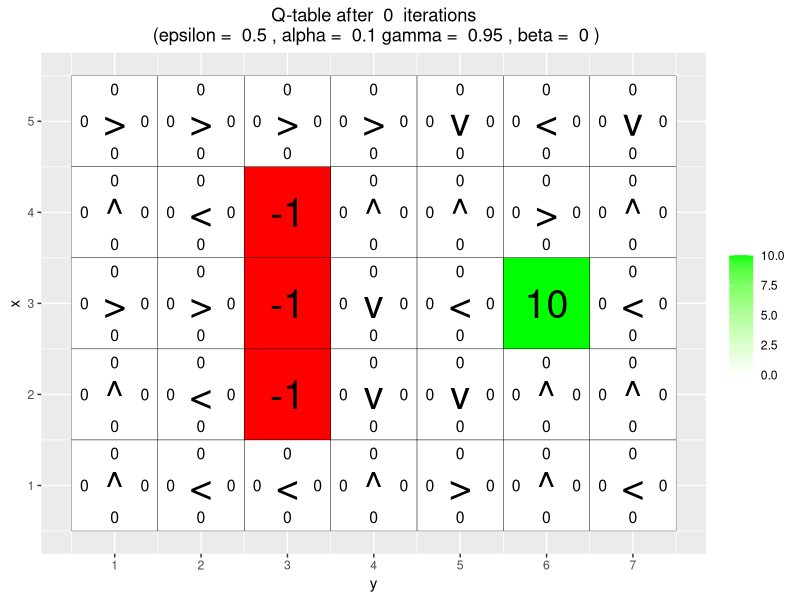
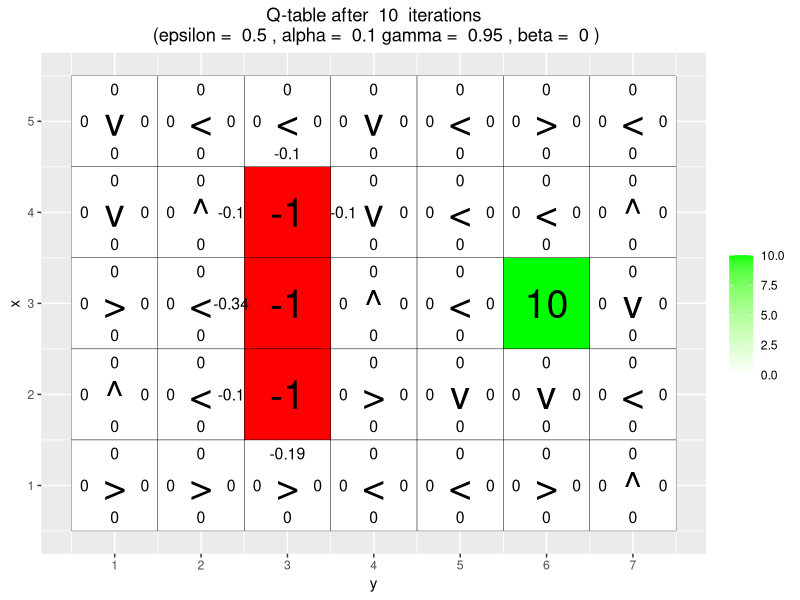
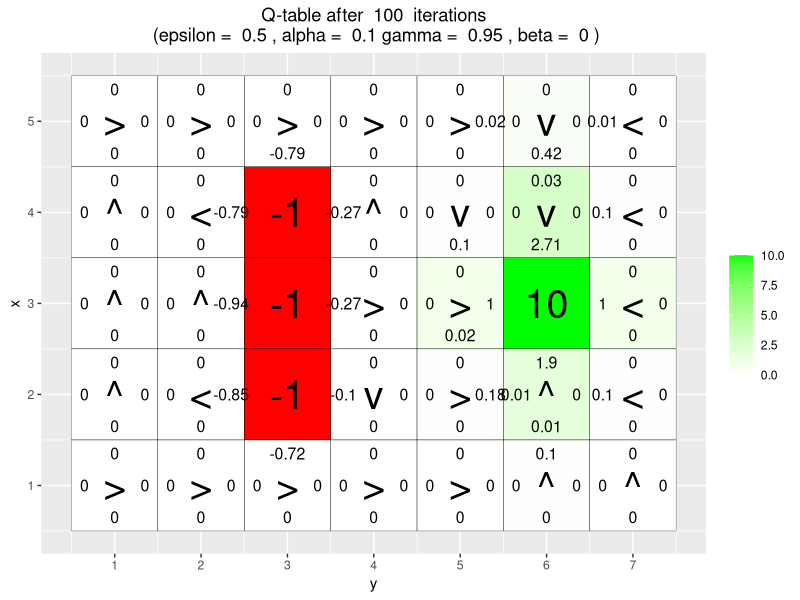
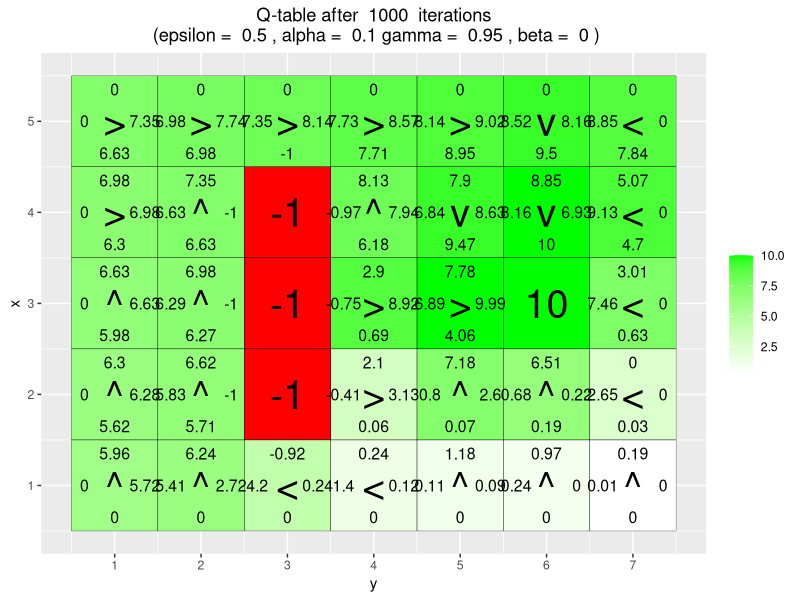
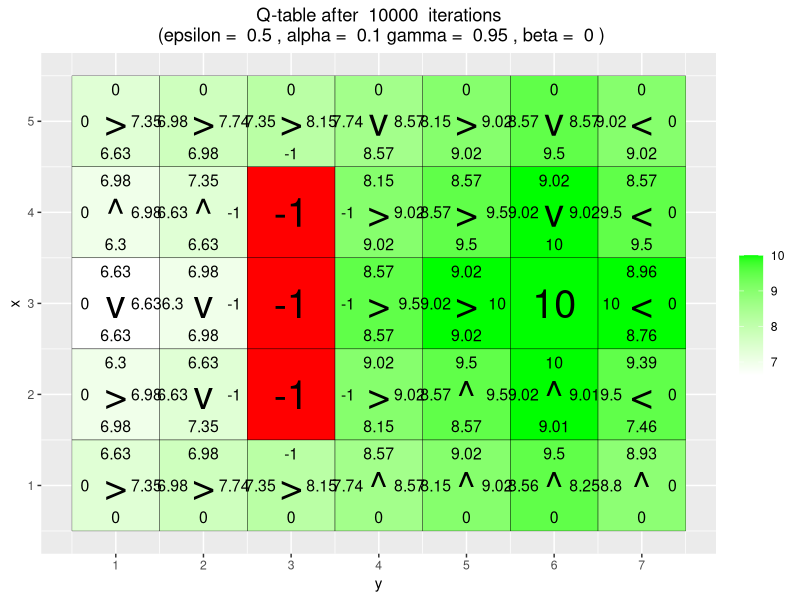
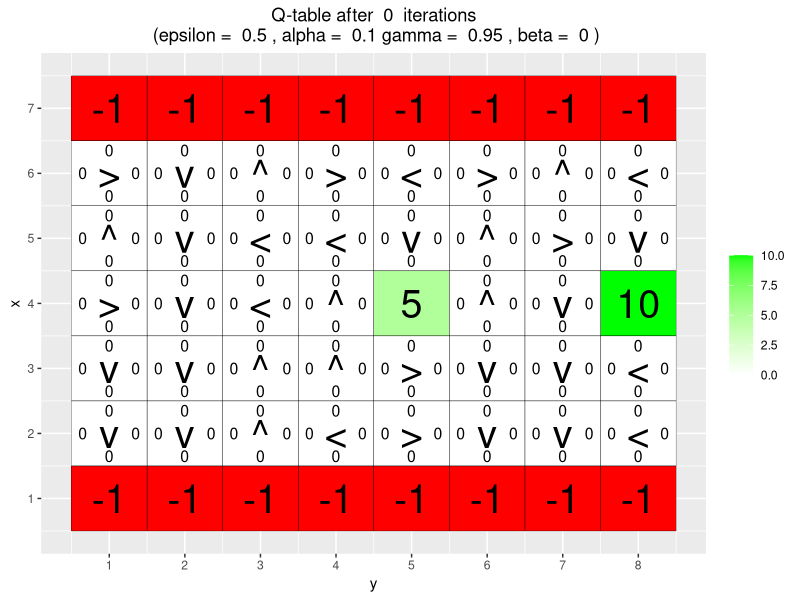
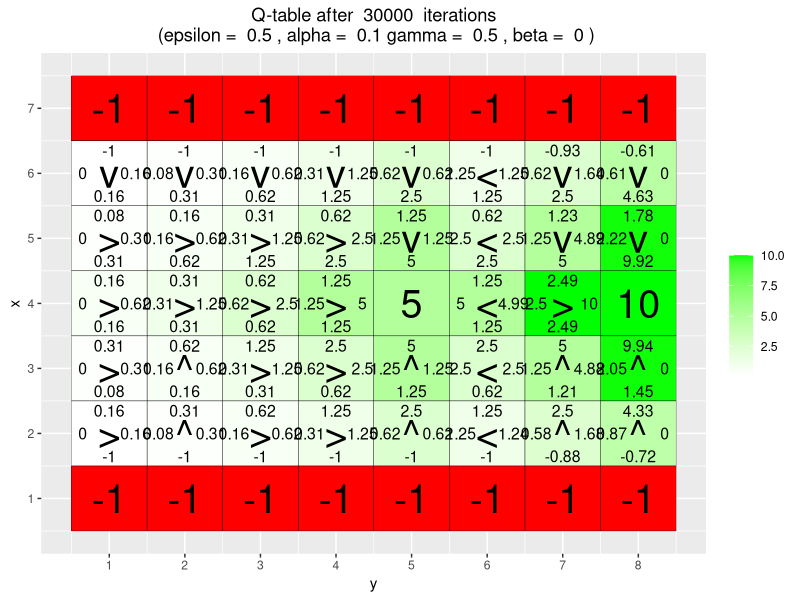
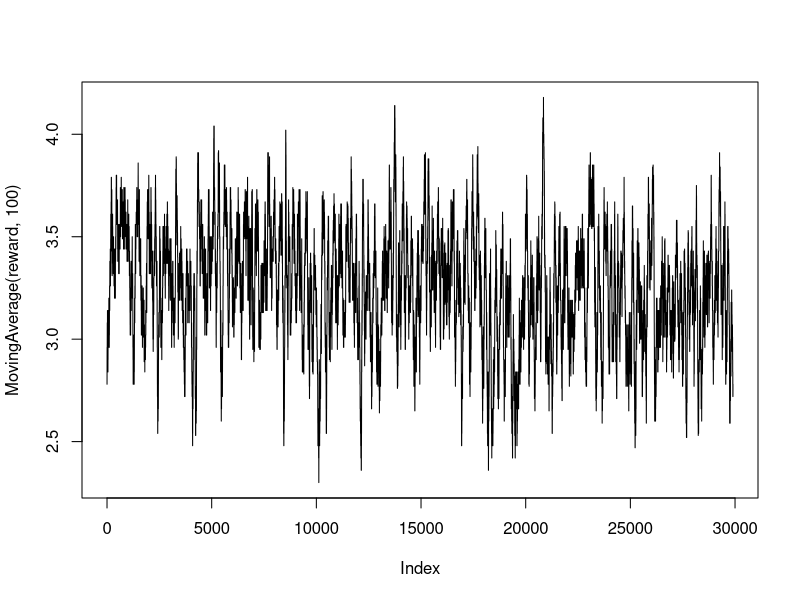

These figures' R source, in order: (Note: a time limit stopped this script after it produced the figures.)
## ---- chunk 1
set.seed(42)
library(ggplot2)
## ---- chunk 2
arrows <- c("^", ">", "v", "<")
action_deltas <- list(c(1,0), # up
                      c(0,1), # right
                      c(-1,0), # down
                      c(0,-1)) # left

vis_environment <- function(iterations=0, epsilon = 0.5, alpha = 0.1, gamma = 0.95, beta = 0){
  
  # Visualize an environment with rewards. 
  # Q-values for all actions are displayed on the edges of each tile.
  # The (greedy) policy for each state is also displayed.
  # 
  # Args:
  #   iterations, epsilon, alpha, gamma, beta (optional): for the figure title.
  #   reward_map (global variable): a HxW array containing the reward given at each state.
  #   q_table (global variable): a HxWx4 array containing Q-values for each state-action pair.
  #   H, W (global variables): environment dimensions.
  
  df <- expand.grid(x=1:H,y=1:W)
  foo <- mapply(function(x,y) ifelse(reward_map[x,y] == 0,q_table[x,y,1],NA),df$x,df$y)
  df$val1 <- as.vector(round(foo, 2))
  foo <- mapply(function(x,y) ifelse(reward_map[x,y] == 0,q_table[x,y,2],NA),df$x,df$y)
  df$val2 <- as.vector(round(foo, 2))
  foo <- mapply(function(x,y) ifelse(reward_map[x,y] == 0,q_table[x,y,3],NA),df$x,df$y)
  df$val3 <- as.vector(round(foo, 2))
  foo <- mapply(function(x,y) ifelse(reward_map[x,y] == 0,q_table[x,y,4],NA),df$x,df$y)
  df$val4 <- as.vector(round(foo, 2))
  foo <- mapply(function(x,y) 
    ifelse(reward_map[x,y] == 0,arrows[GreedyPolicy(x,y)],reward_map[x,y]),df$x,df$y)
  df$val5 <- as.vector(foo)
  foo <- mapply(function(x,y) ifelse(reward_map[x,y] == 0,max(q_table[x,y,]),
                                     ifelse(reward_map[x,y]<0,NA,reward_map[x,y])),df$x,df$y)
  df$val6 <- as.vector(foo)
  
  print(ggplot(df,aes(x = y,y = x)) +
          scale_fill_gradient(low = "white", high = "green", na.value = "red", name = "") +
          geom_tile(aes(fill=val6)) +
          geom_text(aes(label = val1),size = 4,nudge_y = .35,na.rm = TRUE) +
          geom_text(aes(label = val2),size = 4,nudge_x = .35,na.rm = TRUE) +
          geom_text(aes(label = val3),size = 4,nudge_y = -.35,na.rm = TRUE) +
          geom_text(aes(label = val4),size = 4,nudge_x = -.35,na.rm = TRUE) +
          geom_text(aes(label = val5),size = 10) +
          geom_tile(fill = 'transparent', colour = 'black') + 
          ggtitle(paste("Q-table after ",iterations," iterations\n",
                        "(epsilon = ",epsilon,", alpha = ",alpha,"gamma = ",gamma,", beta = ",beta,")")) +
          theme(plot.title = element_text(hjust = 0.5)) +
          scale_x_continuous(breaks = c(1:W),labels = c(1:W)) +
          scale_y_continuous(breaks = c(1:H),labels = c(1:H)))
  
}

GreedyPolicy <- function(x, y){
  
  # Get a greedy action for state (x,y) from q_table.
  #
  # Args:
  #   x, y: state coordinates.
  #   q_table (global variable): a HxWx4 array containing Q-values for each state-action pair.
  # 
  # Returns:
  #   An action, i.e. integer in {1,2,3,4}.
  
  # Your code here.
  possible_actions = 1:4
  
  if (x == 1) {
    
    possible_actions = setdiff(possible_actions, 3)
    
  }
  
  if (x == H) {
    
    possible_actions = setdiff(possible_actions, 1)
    
  }
  
  if (y == 1) {
    
    possible_actions = setdiff(possible_actions, 4)
    
  }
  
  if (y == W) {
    
    possible_actions = setdiff(possible_actions, 2)
    
  }
  
  optimal_actions = possible_actions[
    which(q_table[x, y, possible_actions] == max(q_table[x, y, possible_actions]))]
  
  if (length(optimal_actions) > 1) {

    return(sample(optimal_actions, 1, 
              prob = rep(1/length(optimal_actions), length(optimal_actions))))
    
  } else {
    
    return(optimal_actions)
    
  }
  
}

EpsilonGreedyPolicy <- function(x, y, epsilon){
  
  # Get an epsilon-greedy action for state (x,y) from q_table.
  #
  # Args:
  #   x, y: state coordinates.
  #   epsilon: probability of acting randomly.
  # 
  # Returns:
  #   An action, i.e. integer in {1,2,3,4}.
  
  # Your code here.
  possible_actions = 1:4
  
  if (x == 1) {
    
    possible_actions = setdiff(possible_actions, 3)
    
  }
  
  if (x == H) {
    
    possible_actions = setdiff(possible_actions, 1)
    
  }
  
  if (y == 1) {
    
    possible_actions = setdiff(possible_actions, 4)
    
  }
  
  if (y == W) {
    
    possible_actions = setdiff(possible_actions, 2)
    
  }
  
  optimal_actions = possible_actions[
    which(q_table[x, y, possible_actions] == max(q_table[x, y, possible_actions]))]
  
  if (length(optimal_actions) > 1) {

    optimal_action = 
      sample(optimal_actions, 1, prob = rep(1/length(optimal_actions), length(optimal_actions)))
    
  } else {
    
    optimal_action = optimal_actions
    
  }  
  
  other_actions = setdiff(possible_actions, optimal_action)
  
  if (length(other_actions) == 0) {
    
    return(optimal_action)
    
  } else {
  
    return(sample(c(optimal_action, other_actions), 1, 
              prob = c(1 - epsilon, rep(epsilon/length(other_actions), length(other_actions)))))
    
  }
  
}

transition_model <- function(x, y, action, beta){
  
  # Computes the new state after given action is taken. The agent will follow the action 
  # with probability (1-beta) and slip to the right or left with probability beta/2 each.
  # 
  # Args:
  #   x, y: state coordinates.
  #   action: which action the agent takes (in {1,2,3,4}).
  #   beta: probability of the agent slipping to the side when trying to move.
  #   H, W (global variables): environment dimensions.
  # 
  # Returns:
  #   The new state after the action has been taken.
  
  delta <- sample(-1:1, size = 1, prob = c(0.5*beta,1-beta,0.5*beta))
  final_action <- ((action + delta + 3) %% 4) + 1
  foo <- c(x,y) + unlist(action_deltas[final_action])
  foo <- pmax(c(1,1),pmin(foo,c(H,W)))
  
  return (foo)
}

q_learning <- function(start_state, epsilon = 0.5, alpha = 0.1, gamma = 0.95, 
                       beta = 0){
  
  # Perform one episode of Q-learning. The agent should move around in the 
  # environment using the given transition model and update the Q-table.
  # The episode ends when the agent reaches a terminal state.
  # 
  # Args:
  #   start_state: array with two entries, describing the starting position of the agent.
  #   epsilon (optional): probability of acting greedily.
  #   alpha (optional): learning rate.
  #   gamma (optional): discount factor.
  #   beta (optional): slipping factor.
  #   reward_map (global variable): a HxW array containing the reward given at each state.
  #   q_table (global variable): a HxWx4 array containing Q-values for each state-action pair.
  # 
  # Returns:
  #   reward: reward received in the episode.
  #   correction: sum of the temporal difference correction terms over the episode.
  #   q_table (global variable): Recall that R passes arguments by value. So, q_table being
  #   a global variable can be modified with the superassigment operator <<-.
  
  # Your code here.
  
  current_state <- start_state # initialise
  reward <- 0 # initialise
  episode_correction <- 0 # initialise
  
  repeat{
    # Follow policy, execute action, get reward.
    
    # follow policy to get action to execute
    if (epsilon > 0) {
      
      action <- 
        EpsilonGreedyPolicy(current_state[1], current_state[2], epsilon)
      
    } else {
      
      action <- GreedyPolicy(current_state[1], current_state[2], epsilon)
    }
    
    # execute action
    new_state <- 
      transition_model(current_state[1], current_state[2], action, beta)
    
    # get reward
    curr_action_reward <- reward_map[new_state[1], new_state[2]]
    curr_action_correction <- curr_action_reward + 
      gamma*max(q_table[new_state[1], new_state[2], ]) - 
      q_table[current_state[1], current_state[2], action]
    
    reward <- reward + curr_action_reward
    episode_correction <- episode_correction + curr_action_correction
    
    # Q-table update.
    q_table[current_state[1], current_state[2], action] <<- 
      q_table[current_state[1], current_state[2], action] + 
      alpha*(curr_action_correction)
    
    if(reward!=0)
      # End episode.
      return (c(reward,episode_correction))
    
    current_state <- new_state
    
  }
  
}

## ---- chunk 3
H <- 5
W <- 7

reward_map <- matrix(0, nrow = H, ncol = W)
reward_map[3,6] <- 10
reward_map[2:4,3] <- -1

q_table <- array(0,dim = c(H,W,4))

vis_environment()

for(i in 1:10000){
  foo <- q_learning(start_state = c(3,1))
  
  if(any(i==c(10,100,1000,10000)))
    vis_environment(i)
}
## ---- chunk 4
# Environment B (the effect of epsilon and gamma)

H <- 7
W <- 8

reward_map <- matrix(0, nrow = H, ncol = W)
reward_map[1,] <- -1
reward_map[7,] <- -1
reward_map[4,5] <- 5
reward_map[4,8] <- 10

q_table <- array(0,dim = c(H,W,4))

vis_environment()

MovingAverage <- function(x, n){
  
  cx <- c(0,cumsum(x))
  rsum <- (cx[(n+1):length(cx)] - cx[1:(length(cx) - n)]) / n
  
  return (rsum)
}

for(j in c(0.5,0.75,0.95)){
  q_table <- array(0,dim = c(H,W,4))
  reward <- NULL
  correction <- NULL
  
  for(i in 1:30000){
    foo <- q_learning(gamma = j, start_state = c(4,1))
    reward <- c(reward,foo[1])
    correction <- c(correction,foo[2])
  }
  
  vis_environment(i, gamma = j)
  plot(MovingAverage(reward,100),type = "l")
  plot(MovingAverage(correction,100),type = "l")
}

for(j in c(0.5,0.75,0.95)){
  q_table <- array(0,dim = c(H,W,4))
  reward <- NULL
  correction <- NULL
  
  for(i in 1:30000){
    foo <- q_learning(epsilon = 0.1, gamma = j, start_state = c(4,1))
    reward <- c(reward,foo[1])
    correction <- c(correction,foo[2])
  }
  
  vis_environment(i, epsilon = 0.1, gamma = j)
  plot(MovingAverage(reward,100),type = "l")
  plot(MovingAverage(correction,100),type = "l")
}

## ---- chunk 5
H <- 3
W <- 6

reward_map <- matrix(0, nrow = H, ncol = W)
reward_map[1,2:5] <- -1
reward_map[1,6] <- 10

q_table <- array(0,dim = c(H,W,4))

vis_environment()

for(j in c(0,0.2,0.4,0.66)){
  q_table <- array(0,dim = c(H,W,4))
  
  for(i in 1:10000)
    foo <- q_learning(gamma = 0.6, beta = j, start_state = c(1,1))
  
  vis_environment(i, gamma = 0.6, beta = j)
}
